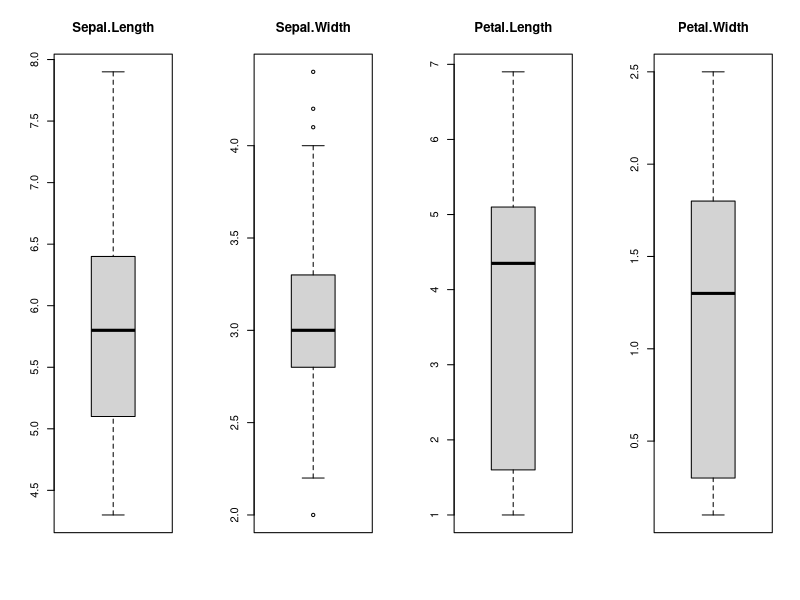

This figure's R source:
# Univarate Box And Whisker Plots

# load dataset
data(iris)
# Create separate boxplots for each attribute
par(mfrow=c(1,4))
for(i in 1:4) {
	boxplot(iris[,i], main=names(iris)[i])
}
